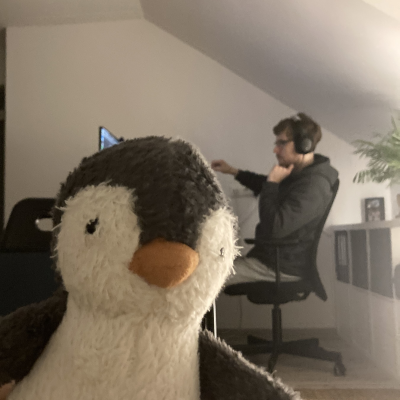
#> input picture clue5_pic/papapetme.png, 400 x 400 px
$ python test.py
#> lines starting #> are read from the running program, lines starting #| are printed output that depends on the picture
from PIL import Image

def hide_message_with_padding(image_path, output_path, message):
    # Open the image and convert to grayscale
#> called with image_path = 'papapetme.png', output_path = 'encoded_image_grayscale.png', message = 'papa favourite is me'
    img = Image.open(image_path).convert("L")  # "L" mode is for grayscale
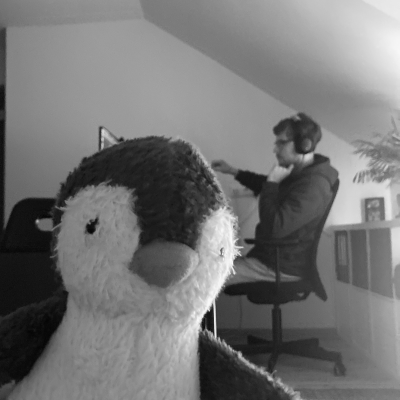
#> img: PIL image 400x400 L; min 5, max 248, mean 116.1
    encoded = img.copy()
    width, height = img.size
#> width = 400; height = 400
    total_pixels = width * height
#> total_pixels = 160000

    # Convert the message to binary
    message_binary = ''.join([format(ord(char), '08b') for char in message])

    # Pad the binary message to fit the entire image size
    if len(message_binary) < total_pixels:
        message_binary += '0' * (total_pixels - len(message_binary))
    elif len(message_binary) > total_pixels:
        raise ValueError("Message is too long to fit in the image.")

    # Loop through each pixel and encode the message
    binary_index = 0
    for y in range(height):
        for x in range(width):
            # Get the current pixel intensity (grayscale value)
            pixel = img.getpixel((x, y))

            # Modify the least significant bit
            pixel = (pixel & ~1) | int(message_binary[binary_index])
            binary_index += 1

            # Save the modified pixel back
            encoded.putpixel((x, y), pixel)
#> after the loop, binary_index = 160000

    # Save the encoded image
    encoded.save(output_path, "PNG")
    print(f"Message successfully hidden in {output_path}")

# Example usage
image_path = "papapetme.png"  # Replace with your input image
output_path = "encoded_image_grayscale.png"
message = "papa favourite is me"

hide_message_with_padding(image_path, output_path, message)
